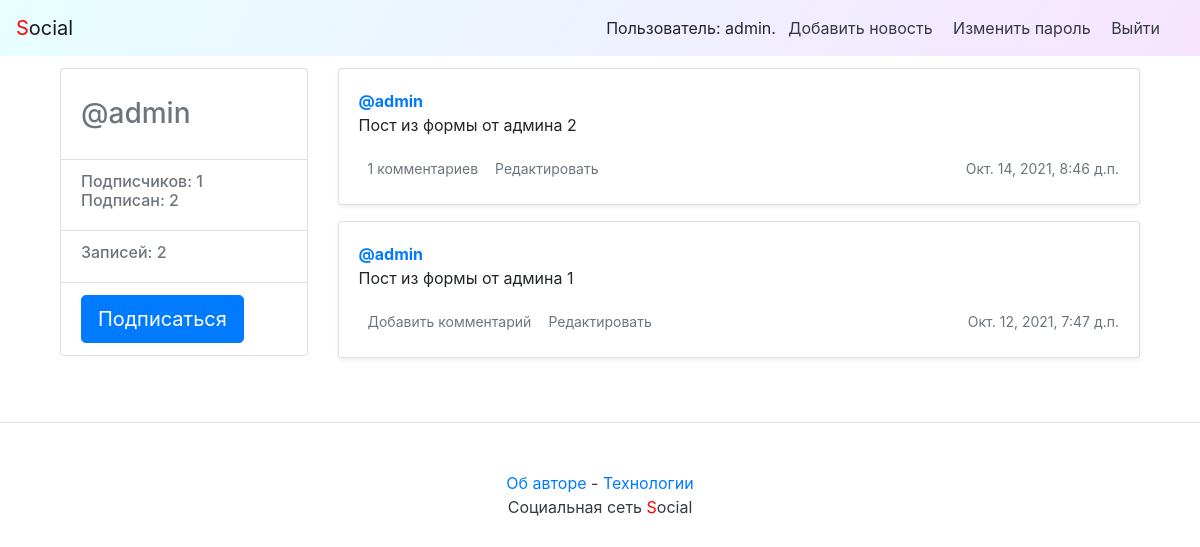
/profile/admin/ (signed in), run on an earlier commit of the app's database.
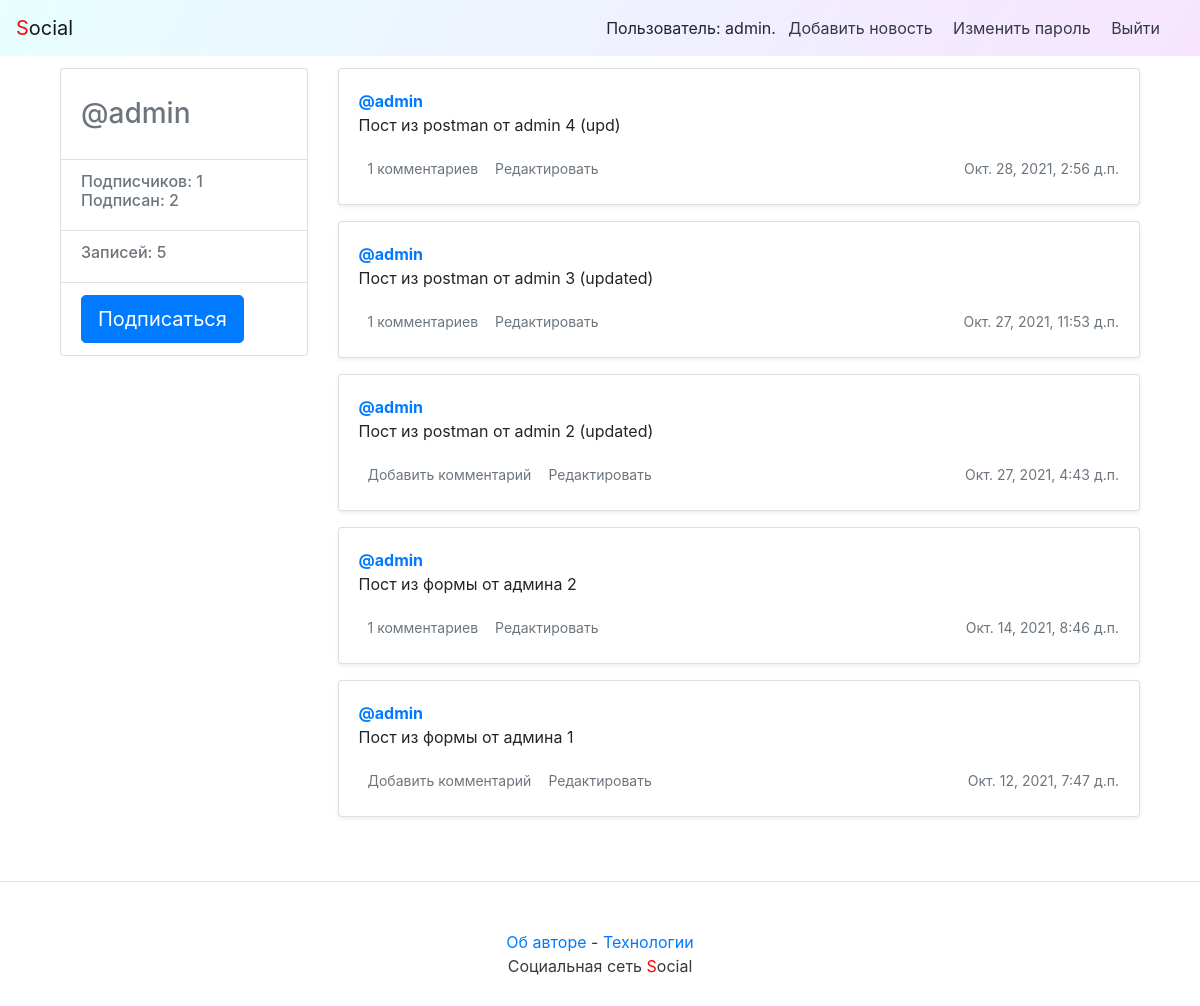
And on a later commit of the database.
### posts/models.py (models this page shows, shortened)
class Post(models.Model):
    text = models.TextField()
    pub_date = models.DateTimeField('date published', auto_now_add=True)
    author = models.ForeignKey(User, on_delete=models.CASCADE, related_name='posts')
    group = models.ForeignKey('Group', on_delete=models.SET_NULL,
                              blank=True, null=True, related_name='posts')
    image = models.ImageField(upload_to='posts/', blank=True, null=True)
    class Meta:
        ordering = ["-pub_date"]

### posts/views.py (the view)
# urls.py: path('profile/<str:username>/', views.profile, name='profile'),
def profile(request, username):
    user = get_object_or_404(User, username=username)
    post_list = Post.objects.select_related('author', 'group').prefetch_related('comments__post').filter(author__username=username).order_by('-pub_date')
    paginator = Paginator(post_list, 10)
    page_number = request.GET.get('page')
    page = paginator.get_page(page_number)
    following = Follow.objects.filter(author=user, user=request.user).exists()
    context = {
        'user': user,
        'page': page,
        'paginator': paginator,
        'following': following,
    }
    return render(request, 'posts/profile.html', context)

### social/context_processors.py (called while the page is built)
def year(request):
    year = dt.datetime.now().year
    return {'year': year}

### posts/templates/posts/profile.html (shortened to what this page needs)
{% extends 'base.html' %}
{% load thumbnail %}
{% block content %}
<main role="main" class="container">
    <div class="row">
        <div class="col-md-3 mb-3 mt-1">
            <div class="card">
                <div class="card-body">
                    <div class="h3 text-muted">
                        @{{ user.username }}
                    </div>
                </div>
                <ul class="list-group list-group-flush">
                    <li class="list-group-item">
                        <div class="h6 text-muted">
                            Подписчиков: {{ user.following.count }} <br/>
                            Подписан: {{ user.follower.count }}
                        </div>
                    </li>
                    <li class="list-group-item">
                        <div class="h6 text-muted">
                            Записей: {{ user.posts.count }}
                        </div>
                    </li>
                    <li class="list-group-item">
                        {% if following %}
                        <a class="btn btn-lg btn-light"
                           href="{% url 'profile_unfollow' user.username %}" role="button">
                            Отписаться
                        </a>
                        {% else %}
                        <a class="btn btn-lg btn-primary"
                           href="{% url 'profile_follow' user.username %}" role="button">
                            Подписаться
                        </a>
                        {% endif %}
                    </li>
                </ul>
            </div>
        </div>
        <div class="col-md-9">
            {% for post in page %}
            {% include 'posts/post_item.html' with post=post %}
            {% endfor %}
        </div>
    </div>
</main>
{% endblock %}

### templates/base.html (shortened to what this page needs)
<!DOCTYPE html>
<html class="page" lang="ru">
<head>
    {% load static %}
    <link rel="stylesheet" href="{% static 'bootstrap/dist/css/bootstrap.min.css' %}">
    <link rel="stylesheet" href="{% static 'css/style.css' %}">
</head>
<body>
    {% include 'nav.html' %}
    <main>
        <div class="container">
            {% block content %}{% endblock %}
        </div>
    </main>
    {% include 'footer.html' %}
</body>
</html>

### templates/nav.html
<nav class="navbar navbar-light gradient-background">
    <a class="navbar-brand" href="/"><span style="color:red">S</span>ocial</a>
    <nav class="my-2 my-md-0 mr-md-3">
        {% if request.user.is_authenticated %}
        Пользователь: {{ request.user.username }}.
        <a class="p-2 text-dark" href="{% url 'new_post' %}">Добавить новость</a>
        <a class="p-2 text-dark" href="{% url 'password_change' %}">Изменить пароль</a>
        <a class="p-2 text-dark" href="{% url 'logout' %}">Выйти</a>
        {% else %}
        <a class="p-2 text-dark" href="{% url 'login' %}">Войти</a> |
        <a class="p-2 text-dark" href="{% url 'signup' %}">Регистрация</a>
        {% endif %}
    </nav>
</nav>

### posts/templates/posts/post_item.html (shortened to what this page needs)
<div class="card mb-3 mt-1 shadow-sm">
    {% load thumbnail %}
    <div class="card-body">
        <p class="card-text">
            <a name="post_{{ post.id }}" href="{% url 'profile' post.author.username %}">
                <strong class="d-block text-gray-dark">@{{ post.author }}</strong>
            </a>
            {{ post.text|linebreaksbr }}
        </p>
        <div class="d-flex justify-content-between align-items-center">
            <div class="btn-group ">
                <a class="btn btn-sm text-muted" href="{% url 'post' post.author.username post.id %}" role="button">
                    {% if post.comments.exists %}
                    {{ post.comments.count }} комментариев
                    {% else %}
                    Добавить комментарий
                    {% endif %}
                </a>
                 {% if user == post.author %}
                 <a class="btn btn-sm text-muted" href="{% url 'post_edit' post.author.username post.id %}"
                        role="button">
                        Редактировать
                </a>
                {% endif %}
            </div>
            <small class="text-muted">{{ post.pub_date }}</small>
        </div>
    </div>
</div>

### templates/footer.html
<footer class="pt-4 my-md-5 pt-md-5 border-top">
        <p class="m-0 text-dark text-center "><a href="{% url 'author' %}">Об авторе</a> - <a href="{% url 'spec' %}">Технологии</a></p>
        <p class="m-0 text-dark text-center ">Социальная сеть <span style="color:red">S</span>ocial</p>
</footer>

### static/css/style.css (style rules this page uses)
.gradient-background { background: linear-gradient(300deg,#fadfff,#e7ffff); background-size: 120% 120%; animation: gradient-animation 12s ease infinite; }

What changed in the data, as far as the page shows it:
added Post: author "admin", text "Пост из postman от admin 4 (upd)", comments.count "1", shows "Редактировать", pub_date "Окт. 28, 2021, 2:56 д.п."
added Post: author "admin", text "Пост из postman от admin 3 (updated)", comments.count "1", shows "Редактировать", pub_date "Окт. 27, 2021, 11:53 д.п."
added Post: author "admin", text "Пост из postman от admin 2 (updated)", shows "Добавить комментарий", shows "Редактировать", pub_date "Окт. 27, 2021, 4:43 д.п."
Also different on the page:
{{ user.posts.count }}: "2" → "5"
